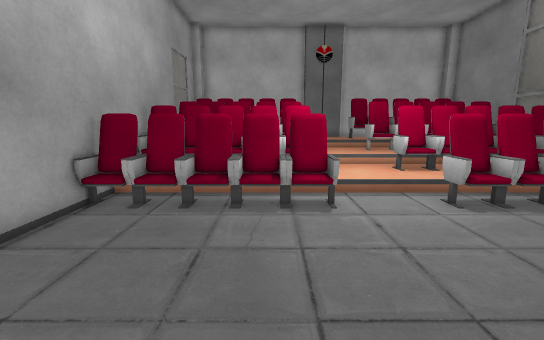
[1] (above)

16 first-person views from a walk through a Unity game level. The camera is 1.3 m above the floor, tilts 10° down and sees 90° across. The floor is counted in squares, 0.5 m on a side. Each view is taken from the middle of a square. On the plan, view 1 faces up. The plan holds only what a view shows up to about 19 squares ahead; the rest is blank. The player character is not drawn. Some surface patterns are stand-ins.

[2]
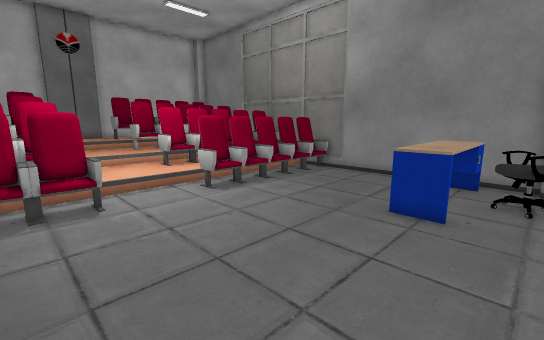

[3]
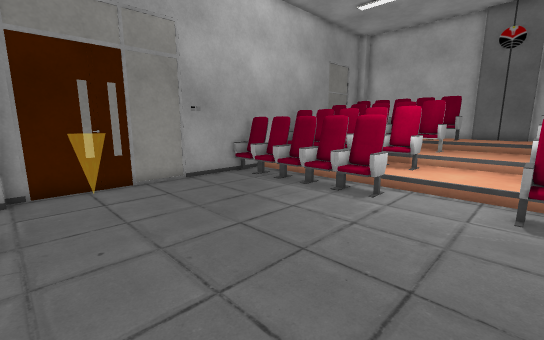

[4]
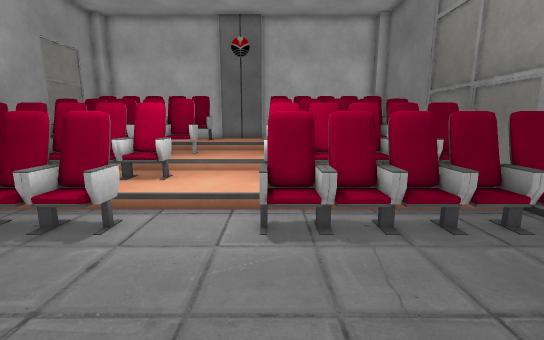

[5]
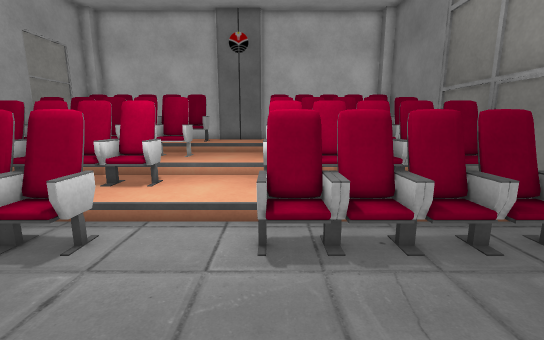

[6]
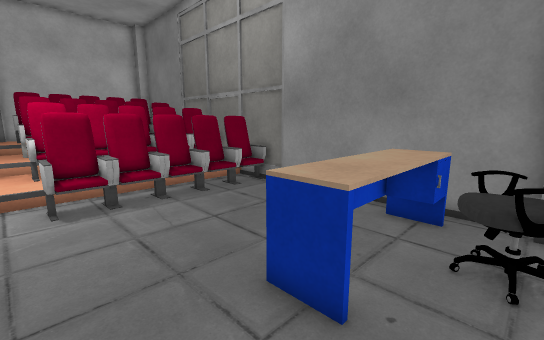

[7]
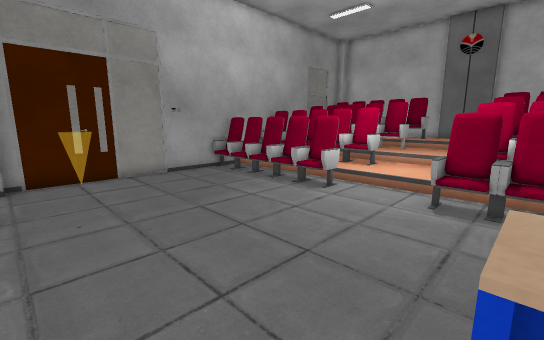

[8]
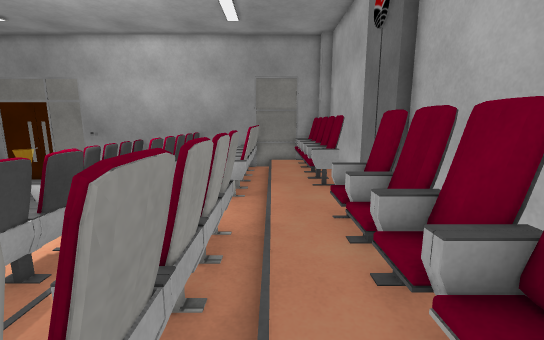

[9]
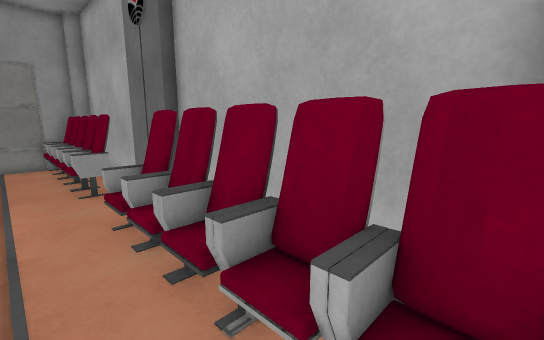

[10]
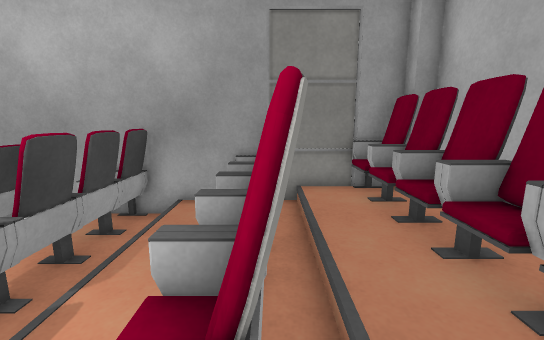

[11]
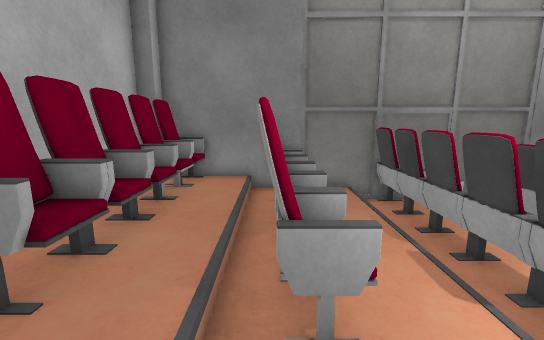

[12]
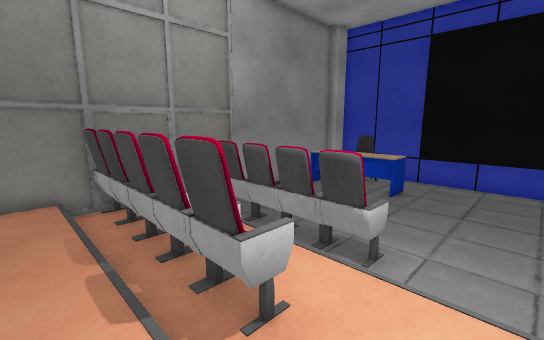

[13]
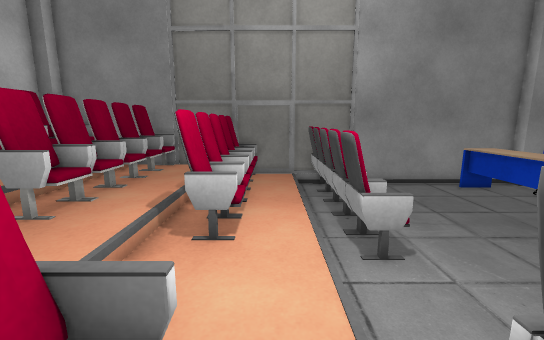

[14]
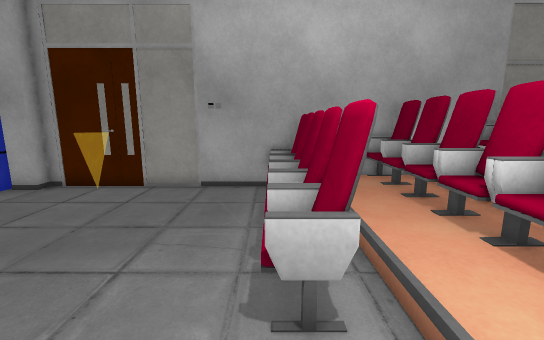

[15]
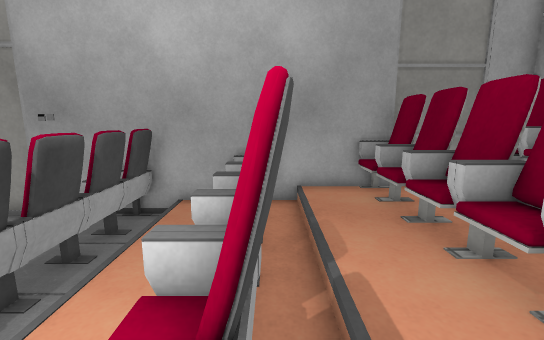

[16]
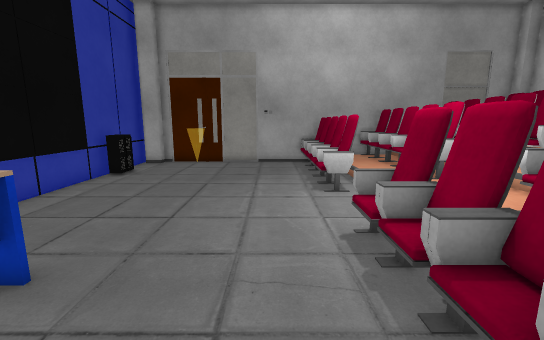

### Floor plan
Key: @ floor where view 1 was taken; # wall or solid block; x gap in a wall; . main floor; : floor 0.25 m higher than the main floor; + floor 0.5 m higher than the main floor; * floor 0.75 m higher than the main floor; / step, stairs or slope; = window, fence, low wall or low ledge; ^ raised ledge; O other object.
Columns run from 6 left of view 1 to 14 right of it. Each row starts with its distance up from view 1.
 22  ###################
 21 ##=====######======##
 20 #=##=##==***=#=##=#=#
 19 #*//*//*/***//*//*/*#
 18 #///////////////////#
 17 #=##=##=#+++##=##=#=#
 16 ##==#====+++==#=====#
 15 #+++++++++++++++++++#
 14 #///////////////////#
 13 #=##=##=#:::##=##=#=#
 12 ##==#====:::==#=====#
 11 #:::::::::::::::::::#
 10 #///////////////////#
  9 #=xx=x#=#...#x=xx=x=#
  8 #OOOOO=O=...OOOOOOOO#
  7 #...................#
  6 #...................#
  5 #...................#
  4 #...................#
  3 #...................#
  2 #=............^^^^^.#
  1 ==............^^^^^^#
  0 #.....@.........OO..#
 -1 ##..=...........OO ##
 -2 ############  #  ###

Where each view was taken, in squares from view 1:
view 1: 0 up, 0 right, facing up
view 2: 1 down, 0 right, facing up-right
view 3: 1 down, 6 right, facing up-left
view 4: 2 up, 6 right, facing up
view 5: 3 up, 6 right, facing up
view 6: 1 down, 5 right, facing up-right
view 7: 1 down, 8 right, facing up-left
view 8: 18 up, 13 right, facing left
view 9: 18 up, 13 right, facing up-left
view 10: 17 up, 3 right, facing left
view 11: 17 up, 3 right, facing right
view 12: 15 up, 3 right, facing down-right
view 13: 11 up, 0 right, facing right
view 14: 8 up, 5 right, facing left
view 15: 13 up, 3 right, facing left
view 16: 6 up, 12 right, facing left
